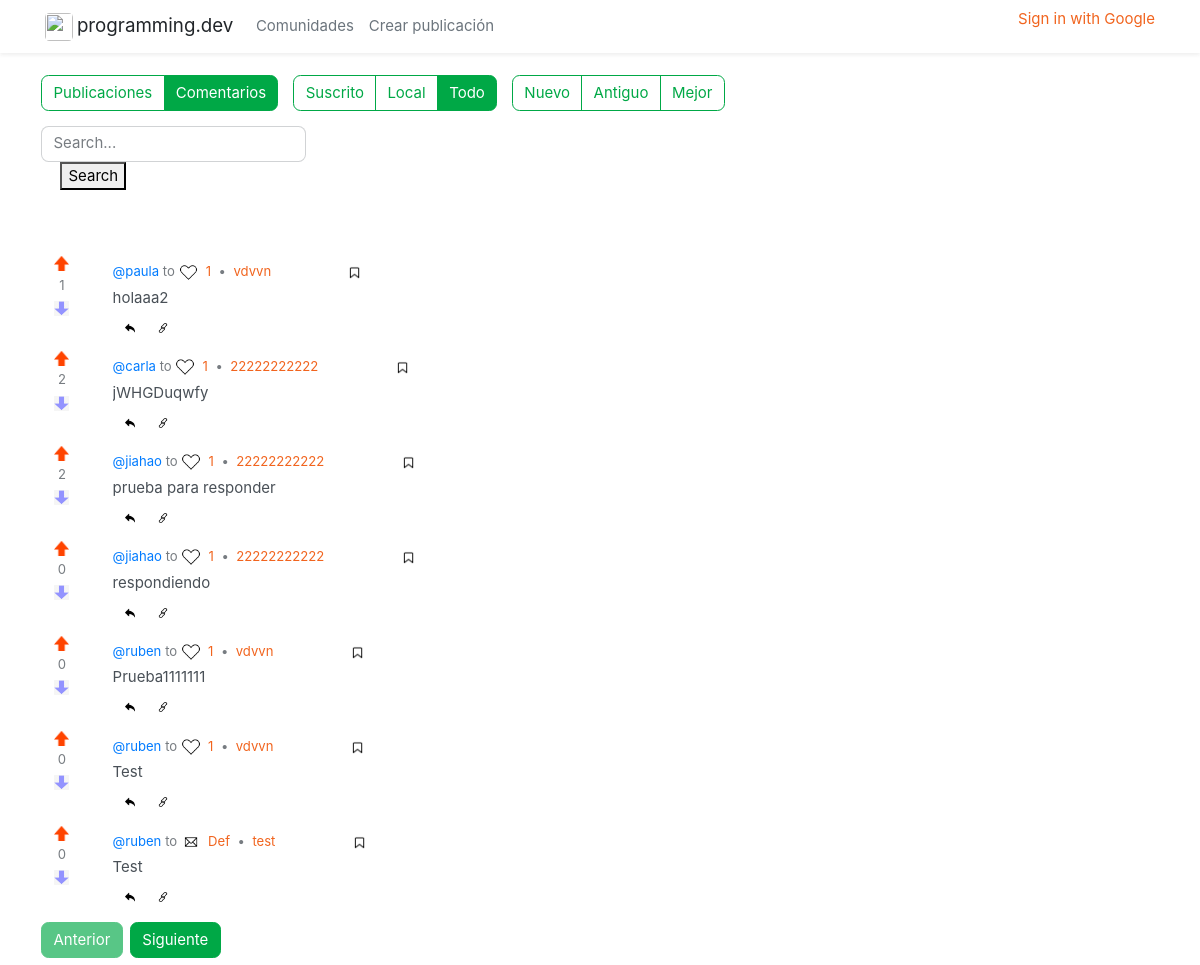
Page /comments/ on the committed database.
### pdclone/models.py (models this page shows)
class Comment(models.Model):
    id = models.AutoField(primary_key=True)
    author = models.ForeignKey(CustomUser, on_delete=models.CASCADE, default="", related_name="comments")
    body = models.CharField(max_length=1000)
    post = models.ForeignKey(Post, on_delete=models.CASCADE, related_name='comments')
    parent_comment = models.ForeignKey('self', null=True, blank=True, on_delete=models.CASCADE, related_name='replies')
    upvotes = models.IntegerField(default=0)
    downvotes = models.IntegerField(default=0)
    finalvotes = models.IntegerField(default=0)
    saved_by_user = models.BooleanField(default=False)
    savedBy = models.ManyToManyField(CustomUser)
    created_date = models.DateTimeField(auto_now_add=True, editable=False)

class CustomUser(models.Model):
    username = models.CharField(max_length=30, null=True)
    name = models.CharField(max_length=30, null=True)
    banner = models.ImageField(null=True, blank=True)
    avatar = models.ImageField(null=True, blank=True)
    created_date = models.DateTimeField(default=now, editable=False)
    description = models.CharField(default=" ", max_length=1000)

class Post(models.Model):
    id = models.AutoField(primary_key=True)
    title = models.CharField(max_length=30)
    author = models.ForeignKey(CustomUser, on_delete=models.CASCADE, default="", related_name="posts")
    body = models.CharField(max_length=1000)
    url = models.URLField(blank=True)
    community = models.ForeignKey(Community, on_delete=models.CASCADE, default="", related_name="posts")
    points = models.IntegerField(default=1)
    created_date = models.DateTimeField(auto_now_add=True, editable=False)
    savedBy = models.ManyToManyField(CustomUser)

class Community(models.Model):
    id = models.CharField(max_length=30, primary_key=True)
    name = models.CharField(max_length=30, null=True, blank=True)
    banner = models.ImageField(null=True, blank=True)
    avatar = models.ImageField(null=True, blank=True)
    subscribers = models.ManyToManyField(CustomUser)

### pdclone/views.py (the view)
# urls.py: path('comments/', views.comments, name='comments'),
def comments(request):
    queryset = request.GET.get("buscar")
    if queryset: comments = Comment.objects.filter(body__contains=queryset)
    else:
        comments = Comment.objects.all()
    return render(request, 'comments.html', {'comments': comments})

### pdclone/templates/comments.html (shortened to what this page needs)
{%extends "navigation.html"%}
{% block content %}
<div class="mt-4 p-0 fl-1">
    <div tabindex="-1">
        <div class="home container-lg">
            <div class="row">
                <main class="col-12 col-md-8 col-lg-9" role="main">
                    <div class="main-content-wrapper">
                        <div>
                            <div class="row align-items-center mb-3 g-3">
                                <div class="col-auto">
                                    <div class="data-type-select btn-group btn-group-toggle flex-wrap" role="group">
                                        <a href="/" class="btn btn-outline-secondary">Publicaciones</a>
                                        <a href="/comments" class="btn btn-outline-secondary active">Comentarios</a>
                                    </div>
                                </div>
                                <div class="col-auto">
                                    <div class="listing-type-select btn-group btn-group-toggle flex-wrap" role="group">
                                        <a href="{% url 'coment_suscrit' 'suscrito' %}" class="btn btn-outline-secondary pointer">Suscrito</a>
                                        <a href="/comments" class="btn btn-outline-secondary ">Local</a>
                                        <a href="/comments" class="btn btn-outline-secondary active">Todo</a>
                                    </div>
                                </div>
                                <div class="col-auto">
                                    <div class="listing-type-select btn-group btn-group-toggle flex-wrap" role="group">
                                        <a href="{% url 'order_coment' '-created_date' %}" class="btn btn-outline-secondary">Nuevo</a>
                                        <a href="{% url 'order_coment' 'created_date' %}" class="btn btn-outline-secondary">Antiguo</a>
                                        <a href="{% url 'order_coment' '-finalvotes' %}" class="btn btn-outline-secondary">Mejor</a>
                                    </div>
                                </div>
                                <div class="col-auto">
                                    <div class="listing-type-select btn-group btn-group-toggle flex-wrap" role="group">
                                    <form method="get">
                                        <div id="custom-search-input">
                                            <input type="text" class="form-control" placeholder="Search..." name= "buscar">
                                            <span class="input-group-list">
                                                <i class="icon icon-search"></i>
                                                <button type="submit" class="boton btn-success">Search</button>
                                            </span>
                                        </div>
                                    </div>
                            </div>
                            </div>
                                    <a class="sort-select-icon text-muted"
                                        href="https://join-lemmy.org/docs/en/users/03-votes-and-ranking.html"
                                        rel="noopener nofollow" title="sorting help"><svg class="icon icon-inline">
                                            <use xlink:href="/static/68330f7/assets/symbols.svg#icon-help-circle"></use>
                                            <div class="visually-hidden">
                                                <title>help-circle</title>
                                            </div>
                                        </svg></a></div>
                                <div class="col-auto ps-0"><a href="/feeds/local.xml?sort=Active"
                                        rel="noopener nofollow" title="RSS"><svg class="icon text-muted small">
                                            <use xlink:href="/static/68330f7/assets/symbols.svg#icon-rss"></use>
                                            <div class="visually-hidden">
                                                <title>rss</title>
                                            </div>
                                        </svg></a>
                                </div>
                            </div>
                            <div class="comment-listings">
                                {% for comment in comments %}
                                <div class="comment-listing mt-2">
                                    <div class="d-none d-sm-block">
                                        <article class="row post-container">
                                            <div class="col flex-grow-0">
                                                <div class="vote-bar small text-center"><button id="upvote-btn" class="btn-animate btn btn-link p-0 text-muted"
                                                        type="button" data-tippy-content="Upvote" aria-label="Upvote" aria-pressed="false" data-comment-id="{{ comment.id }}">
                                                            <a href="{% url 'upvote_comment' comment.id %}"><img src="/static/upvote.png" width="15" height="15"></a>
                                                        </button>
                                                    <div class="unselectable pointer text-muted post-score"
                                                        data-tippy-content="{{ comment.upvotes }} points • {{ comment.upvotes }} Upvotes • {{ comment.downvotes }} Downvotes">{{ comment.finalvotes }}</div><button
                                                        id="downvote-btn" class="btn-animate btn btn-link p-0 text-muted" type="button" data-tippy-content="Downvote"
                                                        aria-label="Downvote" aria-pressed="false" data-comment-id="{{ comment.id }}">
                                                            <a href="{% url 'downvote_comment' comment.id %}"><img src="/static/downvote.png" width="15" height="15"></a>
                                                        </button>
                                                </div>
                                            </div>
                                            <div class="col flex-grow-1">
                                                <div class="row">
                                                    <div class="ms-2">
                                                        <div class="d-flex flex-wrap align-items-center text-muted small">
                                                                </svg></button><a class="person-listing d-inline-flex align-items-baseline text-info" title="{{ comment.author }}"
                                                                href="/u/{{ comment.author.username }}/resumen/-created_date">
                                                                <span>@{{ comment.author.username }}</span>
                                                            </a><span class="mx-1">to</span>
                                                            <a class="community-link " title="!{{comment.post.community.name}}" href="/c/{{comment.post.community.id}}/posts/created_date">
                                                                <picture>
                                                                    {% if comment.post.community.avatar is not None and comment.post.community.avatar %}
                                                                    <img src="{{comment.post.community.avatar.url}}" class="overflow-hidden pictrs-image object-fit-cover img-icon me-1">
                                                                    {% endif %}
                                                                </picture><span class="overflow-wrap-anywhere">{{comment.post.community.name}}</span>
                                                            </a><span class="mx-2">•</span><a class="me-2" href="/post/{{ comment.post.id }}">{{ comment.post.title }}</a><a class="btn btn-link btn-animate text-muted btn-sm" title="Show context"
                                                                href="/comment/4465788"><svg class="icon icon-inline">
                                                                    <use xlink:href="/static/68330f7/assets/symbols.svg#icon-link"></use>
                                                                    <div class="visually-hidden">
                                                                        <title>link</title>
                                                                    </div>
                                                                </svg></a><a class="btn btn-link btn-animate text-muted btn-sm" title="Show context"
                                                                href="https://programming.dev/comment/4465788"><svg class="icon icon-inline">
                                                                    <use xlink:href="/static/68330f7/assets/symbols.svg#icon-fedilink"></use>
                                                                    <div class="visually-hidden">
                                                                        <title>fedilink</title>
                                                                    </div>
                                                                </svg></a>
                                                            <a class="btn btn-link btn-animate text-muted btn-sm" title="Save" href="{% url 'savecomment' id=comment.id %}?next={{request.path}}">
                                                                <img src="/static/save.png" width="15" height="15">
                                                            </a>
                                                        </div>
                                                        <div class="comment-content">
                                                            <div class="md-div">
                                                                <p>{{ comment.body }}</p>
                                                            </div>
                                                        </div>
                                                        <div
                                                            class="comment-bottom-btns d-flex justify-content-between justify-content-lg-start flex-wrap text-muted fw-bold">
                                                            <div class="btn-group" role="group">
                                                                <a class="btn btn-link btn-animate text-muted" title="reply" href="{% url 'reply_comment' comment.post.id comment.id %}">
                                                                    <img src="/static/replycomment.png" width="10" height="10">
                                                                </a>
                                                                <a class="btn btn-link btn-animate text-muted" title="Show context" href="/comment/4465788">
                                                                        <img src="/static/link.png" width="10" height="10">
                                                                </a>
                                                            </div>
                                                        </div>
                                                    </div>
                                                </div>
                                            </div>
                                        </article>
                                    </div>
                                </div>
                                {% endfor %}
                            </div>
                            <div class="paginator my-2"><button class="btn btn-secondary me-2"
                                    disabled="">Anterior</button><button class="btn btn-secondary">Siguiente</button>
                            </div>
                        </div>
                    </div>
            </div>
        </div>
    </div>
</div>
{% endblock %}

### rows in the picture
Comment: finalvotes "1", author.username "paula", post.community.avatar (picture), post.community.name "1", post "vdvvn", body "holaaa2"
Comment: finalvotes "2", author.username "carla", post.community.avatar (picture), post.community.name "1", post "22222222222", body "jWHGDuqwfy"
Comment: finalvotes "2", author.username "jiahao", post.community.avatar (picture), post.community.name "1", post "22222222222", body "prueba para responder"
Comment: finalvotes "0", author.username "jiahao", post.community.avatar (picture), post.community.name "1", post "22222222222", body "respondiendo"
Comment: finalvotes "0", author.username "ruben", post.community.avatar (picture), post.community.name "1", post "vdvvn", body "Prueba1111111"
Comment: finalvotes "0", author.username "ruben", post.community.avatar (picture), post.community.name "1", post "vdvvn", body "Test"
Comment: finalvotes "0", author.username "ruben", post.community.avatar (picture), post.community.name "Def", post "test", body "Test"
